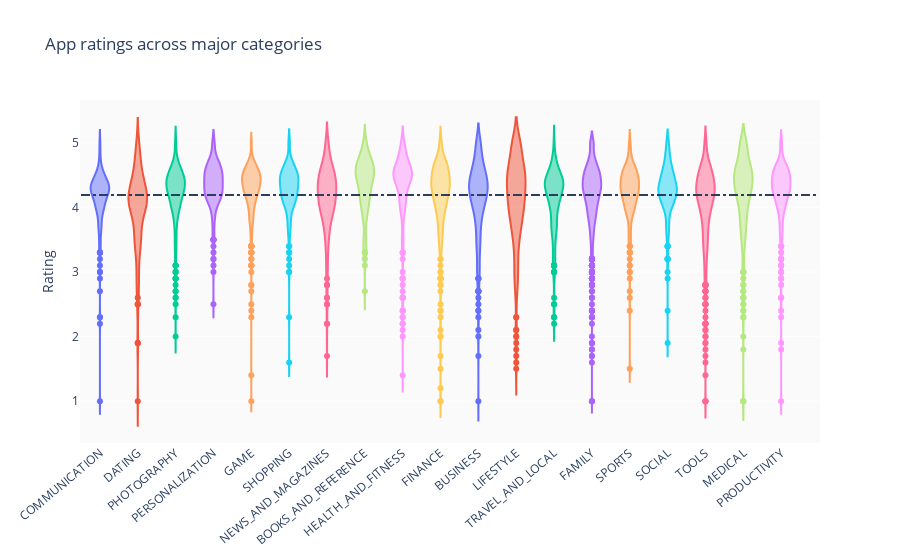

Here is the notebook cell this chart was saved with:
### Code cell
groups = df.groupby('Category').filter(lambda x: len(x) >= 170).reset_index()
c = ['hsl('+str(h)+',50%'+',50%)' for h in np.linspace(0, 720, len(set(groups.Category)))]

layout = {'title' : 'App ratings across major categories',
        'xaxis': {'tickangle':-40},
        'yaxis': {'title': 'Rating'},
          'plot_bgcolor': 'rgb(250,250,250)',
          'shapes': [{
              'type' :'line',
              'x0': -.5,
              'y0': np.nanmean(list(groups.Rating)),
              'x1': 19,
              'y1': np.nanmean(list(groups.Rating)),
              'line': { 'dash': 'dashdot'}
          }]
          }

data = [{
    'y': df.loc[df.Category==category]['Rating'], 
    'type':'violin',
    'name' : category,
    'showlegend':False
    } for i,category in enumerate(list(set(groups.Category)))]



plotly.offline.iplot({'data': data, 'layout': layout})

### Figure 1 — Plotly figure (JSON) as saved in the notebook; plotly's stock layout.template omitted (floating-point values rounded to 4 significant figures; data arrays with more than 128 entries replaced by an {"elided": "..."} marker saying what was removed)
{"data": [{"name": "COMMUNICATION", "showlegend": false, "y": {"elided": "328 float values"}, "type": "violin"}, {"name": "DATING", "showlegend": false, "y": {"elided": "195 float values"}, "type": "violin"}, {"name": "PHOTOGRAPHY", "showlegend": false, "y": {"elided": "317 float values"}, "type": "violin"}, {"name": "PERSONALIZATION", "showlegend": false, "y": {"elided": "312 float values"}, "type": "violin"}, {"name": "GAME", "showlegend": false, "y": {"elided": "1097 float values"}, "type": "violin"}, {"name": "SHOPPING", "showlegend": false, "y": {"elided": "238 float values"}, "type": "violin"}, {"name": "NEWS_AND_MAGAZINES", "showlegend": false, "y": {"elided": "233 float values"}, "type": "violin"}, {"name": "BOOKS_AND_REFERENCE", "showlegend": false, "y": {"elided": "178 float values"}, "type": "violin"}, {"name": "HEALTH_AND_FITNESS", "showlegend": false, "y": {"elided": "297 float values"}, "type": "violin"}, {"name": "FINANCE", "showlegend": false, "y": {"elided": "323 float values"}, "type": "violin"}, {"name": "BUSINESS", "showlegend": false, "y": {"elided": "303 float values"}, "type": "violin"}, {"name": "LIFESTYLE", "showlegend": false, "y": {"elided": "314 float values"}, "type": "violin"}, {"name": "TRAVEL_AND_LOCAL", "showlegend": false, "y": {"elided": "226 float values"}, "type": "violin"}, {"name": "FAMILY", "showlegend": false, "y": {"elided": "1746 float values"}, "type": "violin"}, {"name": "SPORTS", "showlegend": false, "y": {"elided": "319 float values"}, "type": "violin"}, {"name": "SOCIAL", "showlegend": false, "y": {"elided": "259 float values"}, "type": "violin"}, {"name": "TOOLS", "showlegend": false, "y": {"elided": "733 float values"}, "type": "violin"}, {"name": "MEDICAL", "showlegend": false, "y": {"elided": "350 float values"}, "type": "violin"}, {"name": "PRODUCTIVITY", "showlegend": false, "y": {"elided": "351 float values"}, "type": "violin"}], "layout": {"plot_bgcolor": "rgb(250,250,250)", "shapes": [{"line": {"dash": "dashdot"}, "type": "line", "x0": -0.5, "x1": 19, "y0": 4.19, "y1": 4.19}], "title": {"text": "App ratings across major categories"}, "xaxis": {"tickangle": -40, "type": "category", "range": [-0.5307, 19.03], "autorange": true}, "yaxis": {"title": {"text": "Rating"}, "type": "linear", "range": [0.3516, 5.663], "autorange": true}, "autosize": true}}
